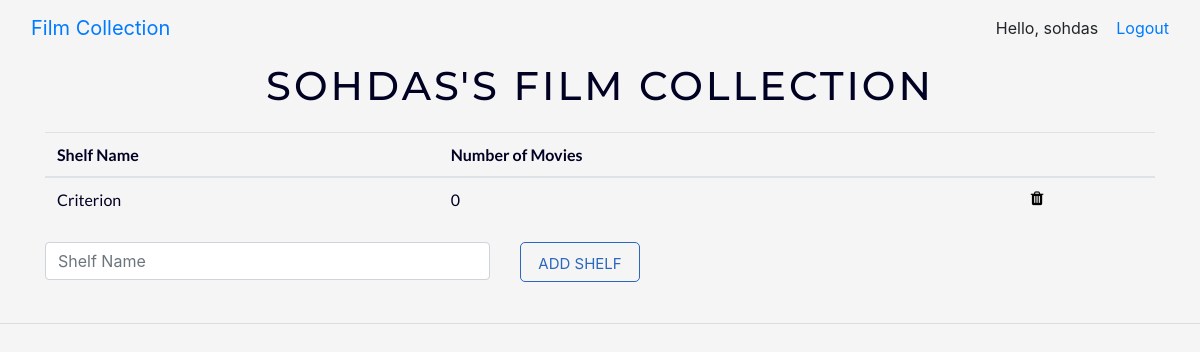
Page / (signed in) on the earlier database version.
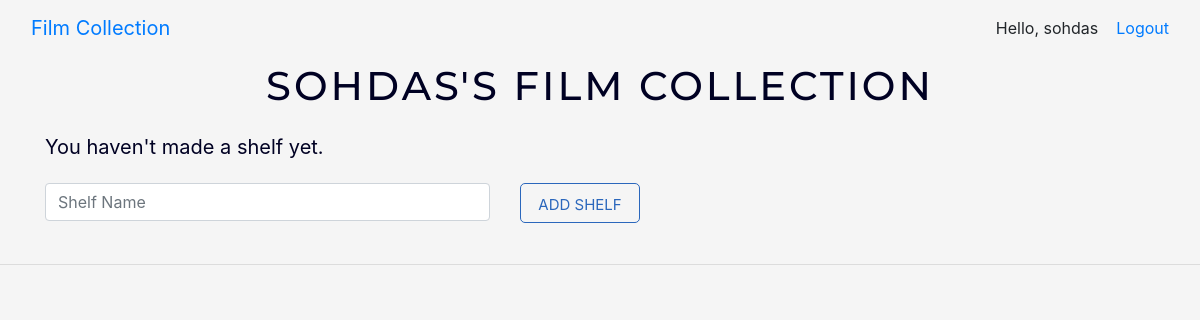
Same page on the later database version.
### collection/models.py (models this page shows, shortened)
class Shelf(models.Model):
    user = models.ForeignKey(settings.AUTH_USER_MODEL, on_delete = models.CASCADE, default = 1)
    shelf_name = models.CharField(max_length = 100)
    shelf_size = models.PositiveIntegerField(default = 0)

### collection/views.py (the view)
# urls.py: path('', views.IndexView.as_view(), name='index'),
class IndexView(generic.ListView):
    template_name='collection/index.html'
    context_object_name='shelf_list'
    @method_decorator(login_required)
    def dispatch(self, *args, **kwargs):
        return super(IndexView, self).dispatch(*args, **kwargs)
    def get_queryset(self):
        return Shelf.objects.order_by('shelf_name')[:10]

### collection/templates/collection/index.html (shortened to what this page needs)
{% extends 'base.html' %}
{% block body %}
<div class="container color-navy">
    <div class="title">
        <p> {{user.get_username.upper}}'S FILM COLLECTION</p>
    </div>
    <div class="shelf_list">
        {% if user.shelf_set.count > 0 %}
        <table class="table body-font color-navy">
            <thead>
                <th>Shelf Name</th>
                <th>Number of Movies</th>
                <th></th>
            </thead>
            <tbody>
                {% for shelf in user.shelf_set.all %}
                <tr href="{% url 'collection:detail' shelf.id %}">
                    <td>{{ shelf.shelf_name }}</td>
                    <td>{{ shelf.shelf_size }} </td>
                    <td title="Delete" ><a href="{% url 'collection:delete_shelf' shelf.id %}"class ="button-trash"><span class="fa fa-trash"></span></a></td>
                </tr>
                {% endfor %}
            </tbody>
        </table>
        {% else %}
        <p>You haven't made a shelf yet.</p>
        {% endif %}
        <form class="row" action="{% url 'collection:add_shelf' user.id %}" method="post">
            <div class="col-sm-5 form-group">
                <input required class="form-control form-spacing" type="text" name="name" placeholder="Shelf Name">
            </div>
            <div class="col-sm-2 form-group">
                <button class="button-yin form-spacing" type="submit"> ADD SHELF </button>
            </div>
        </form>
    </div>
</div>
{% endblock %}

Differences in the rows shown:
removed Shelf: shelf_name "Criterion", shelf_size "0"
Other differences:
text no longer shown: "Shelf Name Number of Movies"
text now shown: "You haven't made a shelf yet."
